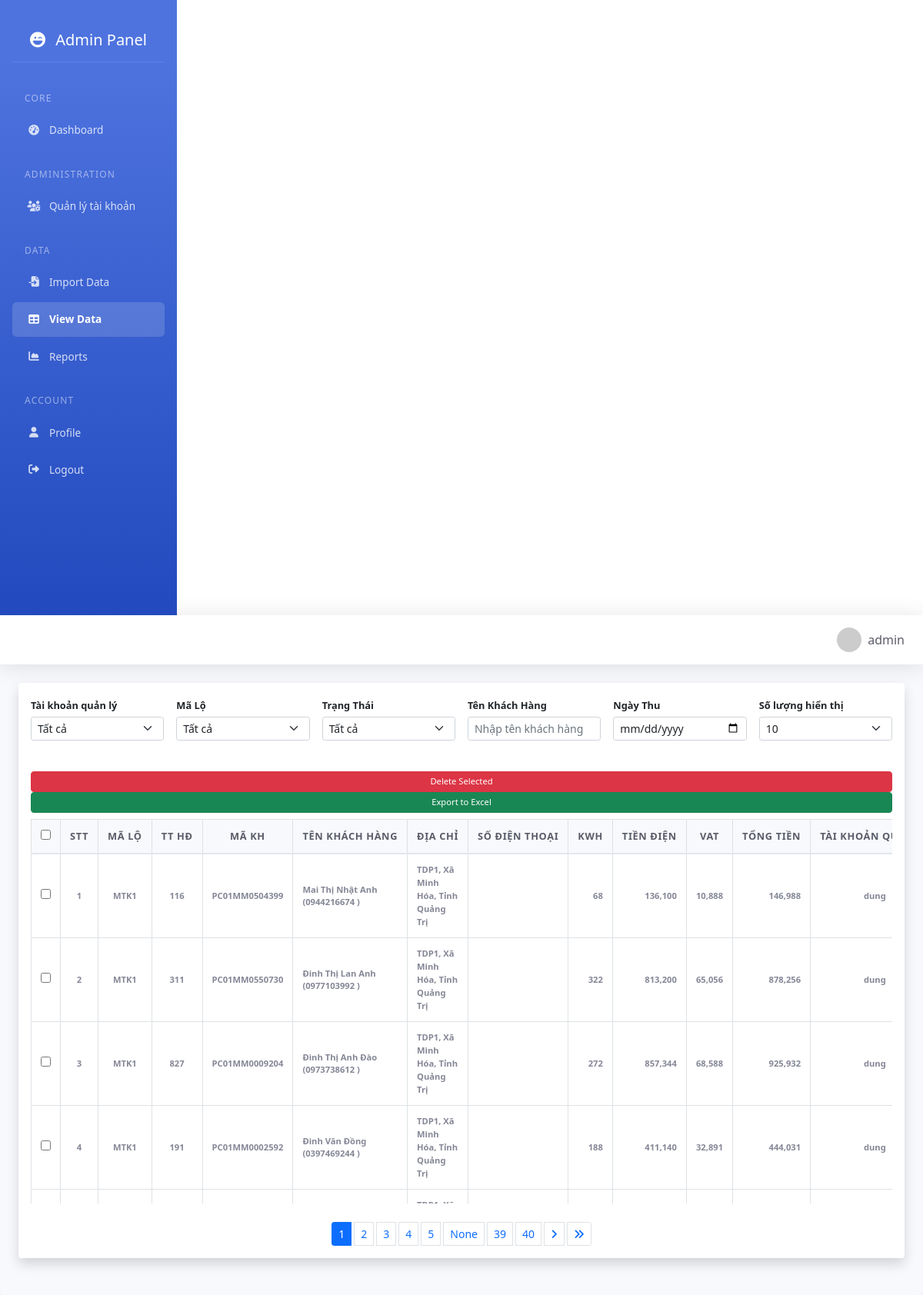
The page /data (signed in) on the database its author committed.
### app.py (models this page shows, shortened)
class User(db.Model):
    id = db.Column(db.Integer, primary_key=True)
    username = db.Column(db.String(80), unique=True, nullable=False)
    full_name = db.Column(db.String(100))  # Thêm trường Tên người dùng
    email = db.Column(db.String(120), unique=True, nullable=False)
    password_hash = db.Column(db.String(120), nullable=False)
    role = db.Column(db.String(20), default='user')  # Đảm bảo column này tồn tại
    is_active = db.Column(db.Boolean, default=True)
    manager_id = db.Column(db.Integer, db.ForeignKey('user.id'), nullable=True)
    subordinates = db.relationship('User',
                                 backref=db.backref('manager', remote_side=[id]),
                                 lazy='dynamic',
                                 foreign_keys=[manager_id])
    @property
    def is_admin(self):
        return self.role == 'admin'

class SalesData(db.Model):
    id = db.Column(db.Integer, primary_key=True)
    stt = db.Column(db.Integer)
    ma_lo = db.Column(db.String(20))
    tt_hd = db.Column(db.String(20))
    ma_khach_hang = db.Column(db.String(50))
    ten_khach_hang = db.Column(db.String(100), index=True)
    dia_chi = db.Column(db.String(200))
    so_dien_thoai = db.Column(db.String(20))  # Thêm cột số điện thoại
    kwh = db.Column(db.String(50))
    tien_dien = db.Column(db.Float)
    vat = db.Column(db.Float)
    tong_tien = db.Column(db.Float)
    tai_khoan_quan_ly = db.Column(db.String(80))  # Thêm trường này
    trang_thai = db.Column(db.String(50))
    ngay_thu = db.Column(db.DateTime, nullable=True)

### app.py (the view, shortened to what this page needs)
@app.route('/data', methods=['GET', 'POST'])
def view_data():
    if 'username' not in session:
        return redirect(url_for('login'))
    user = User.query.filter_by(username=session['username']).first()
    if user.is_admin:
        managers = User.query.filter_by(role='manager').all()
        users_list = []
        for manager in managers:
            users_list.append({
                'username': manager.username,
                'role': 'manager',
                'manager_username': None
            })
            for sub_user in manager.subordinates:
                users_list.append({
                    'username': sub_user.username,
                    'role': 'user',
                    'manager_username': manager.username
                })
        independent_users = User.query.filter(
            User.role == 'user',
            User.manager_id.is_(None)
        ).all()
        for ind_user in independent_users:
            users_list.append({
                'username': ind_user.username,
                'role': 'user',
                'manager_username': None
            })
    else:
        users_list = [{
            'username': user.username,
            'role': 'user',
            'manager_username': None
        }]
    page = request.args.get('page', 1, type=int)
    per_page = request.args.get('per_page', 10, type=int)
    search_user = request.args.get('search_user', '', type=str)
    search_ma_lo = request.args.get('search_ma_lo', '', type=str)
    search_trang_thai = request.args.get('search_trang_thai', '', type=str)
    search_ten_khach_hang = request.args.get('search_ten_khach_hang', '', type=str).strip()
    search_ngay_thu = request.args.get('search_ngay_thu', '', type=str)
    query = SalesData.query
    if search_ma_lo:
        query = query.filter(SalesData.ma_lo.like(f'%{search_ma_lo}%'))
    if search_trang_thai:
        query = query.filter(SalesData.trang_thai == search_trang_thai)
    if search_ten_khach_hang:
        search_pattern = '%'.join(search_ten_khach_hang)
        query = query.filter(SalesData.ten_khach_hang.ilike(f'%{search_pattern}%'))
    try:
        data = query.paginate(page=page, per_page=per_page, error_out=False)
        total_amount = query.with_entities(db.func.sum(SalesData.tong_tien)).scalar() or 0
        total_invoices = query.count()
        if user.is_admin:
            if search_user:  # Nếu đã chọn user cụ thể
                selected_user = User.query.filter_by(username=search_user).first()
                if selected_user:
                    if selected_user.role == 'manager':
                        subordinate_usernames = [u.username for u in selected_user.subordinates]
                        ma_lo_query = db.session.query(SalesData.ma_lo).distinct().filter(
                            SalesData.tai_khoan_quan_ly.in_(subordinate_usernames)
                        )
                    else:
                        ma_lo_query = db.session.query(SalesData.ma_lo).distinct().filter(
                            SalesData.tai_khoan_quan_ly == search_user
                        )
            else:
                ma_lo_query = db.session.query(SalesData.ma_lo).distinct()
        else:
            ma_lo_query = db.session.query(SalesData.ma_lo).distinct().filter(
                SalesData.tai_khoan_quan_ly == user.username
            )
        ma_lo_list = [item[0] for item in ma_lo_query.all()]
        return render_template('admin/view_data.html',
                         user=user,
                         users=users_list,
                         data=data,
                         search_user=search_user,
                         search_ma_lo=search_ma_lo,
                         ma_lo_list=ma_lo_list,
                         search_trang_thai=search_trang_thai,
                         search_ten_khach_hang=search_ten_khach_hang,
                         search_ngay_thu=search_ngay_thu,
                         total_amount=total_amount,
                         total_invoices=total_invoices,
                         per_page=per_page)
    except Exception as e:
        flash(f'Error loading data: {str(e)}', 'error')
        return redirect(url_for('dashboard'))

### app.py (called while the page is built)
@app.context_processor
def utility_processor():
    return {
        'datetime': datetime
    }

### templates/admin/view_data.html (shortened to what this page needs)
{% extends 'base.html' %}
{% block content %}
<div class="container-fluid">
    <div class="card shadow mb-4">
        <div class="card-body">
            <form method="GET" action="{{ url_for('view_data') }}" class="mb-4">
                <div class="row g-3">
                    {% if user.is_admin or user.is_manager %}
                    <div class="col-md-2">
                        <div class="form-group">
                            <label class="form-label fw-bold">Tài khoản quản lý</label>
                            <select name="search_user" class="form-select form-select-sm select2"
                                onchange="this.form.submit()">
                                {% if user.is_admin %}
                                <option value="">Tất cả</option>
                                {% endif %}
                            </select>
                        </div>
                    </div>
                    {% endif %}
                    <div class="col-md-2">
                        <div class="form-group">
                            <label class="form-label fw-bold">Mã Lộ</label>
                            <select name="search_ma_lo" class="form-select form-select-sm"
                                onchange="this.form.submit()">
                                <option value="">Tất cả</option>
                            </select>
                        </div>
                    </div>
                    <div class="col-md-2">
                        <div class="form-group">
                            <label class="form-label fw-bold">Trạng Thái</label>
                            <select name="search_trang_thai" class="form-select form-select-sm"
                                onchange="this.form.submit()">
                                <option value="">Tất cả</option>
                            </select>
                        </div>
                    </div>
                    <div class="col-md-2">
                        <div class="form-group">
                            <label class="form-label fw-bold">Tên Khách Hàng</label>
                            <input type="text" name="search_ten_khach_hang" class="form-control form-control-sm"
                                value="{{ search_ten_khach_hang }}" placeholder="Nhập tên khách hàng">
                        </div>
                    </div>
                    <div class="col-md-2">
                        <div class="form-group">
                            <label class="form-label fw-bold">Ngày Thu</label>
                            <input type="date" name="search_ngay_thu" class="form-control form-control-sm"
                                value="{{ search_ngay_thu or '' }}" onchange="this.form.submit()">
                        </div>
                    </div>
                    <div class="col-md-2">
                        <div class="form-group">
                            <label class="form-label fw-bold">Số lượng hiển thị</label>
                            <select name="per_page" class="form-select form-select-sm" onchange="this.form.submit()">
                                <option value="10" {% if per_page==10 %}selected{% endif %}>10</option>
                            </select>
                        </div>
                    </div>
                </div>
            </form>
            <form method="POST" id="deleteForm" class="mb-4">
                {% if user.is_admin or user.is_manager %}
                <div class="mb-2">
                    <button type="submit" class="btn btn-sm btn-danger" id="deleteButton">Delete Selected</button>
                    {% endif %}
                    <a href="{{ url_for('export_data', search_user=search_user, search_ma_lo=search_ma_lo, search_trang_thai=search_trang_thai, search_ten_khach_hang=search_ten_khach_hang, search_ngay_thu=search_ngay_thu) }}"
                        class="btn btn-sm btn-success ml-2">
                        Export to Excel
                    </a>
                </div>
                <div class="table-responsive">
                    <table class="table table-bordered table-sm table-mobile">
                        <thead class="table-light">
                            <tr class="text-center">
                                <th width="30px"><input type="checkbox" id="selectAll"></th>
                                <th width="20px">STT</th>
                                <th width="20px">Mã Lộ</th>
                                <th width="20px">TT HĐ</th>
                                <th>Mã KH</th>
                                <th>Tên Khách Hàng</th>
                                <th>Địa Chỉ</th>
                                <th>Số Điện Thoại</th>
                                <th>Kwh</th>
                                <th>Tiền Điện</th>
                                <th>VAT</th>
                                <th>Tổng Tiền</th>
                                <th>Tài Khoản Quản Lý</th>
                            </tr>
                        </thead>
                        <tbody>
                            {% for row in data.items %}
                            <tr>
                                <td class="text-center"><input type="checkbox" name="selected_ids" value="{{ row.id }}"
                                        class="checkbox-item"></td>
                                <td class="text-center">{{ row.stt }}</td>
                                <td class="text-center">{{ row.ma_lo }}</td>
                                <td class="text-center">{{ row.tt_hd }}</td>
                                <td class="text-center">{{ row.ma_khach_hang }}</td>
                                <td>{{ row.ten_khach_hang }}</td>
                                <td>{{ row.dia_chi }}</td>
                                <td class="text-center">{{ row.so_dien_thoai if row.so_dien_thoai is defined else '' }}
                                </td>
                                <td class="text-end">{{ row.kwh }}</td>
                                <td class="text-end">{{ "{:,.0f}".format(row.tien_dien) }}</td>
                                <td class="text-end">{{ "{:,.0f}".format(row.vat) }}</td>
                                <td class="text-end">{{ "{:,.0f}".format(row.tong_tien) }}</td>
                                <td class="text-center">{{ row.tai_khoan_quan_ly }}</td>
                            </tr>
                            {% endfor %}
                        </tbody>
                    </table>
                </div>
            </form>
            <nav aria-label="Page navigation" class="mt-3">
                <ul class="pagination pagination-sm justify-content-center">
                    {% for page_num in data.iter_pages() %}
                    <li class="page-item {% if page_num == data.page %}active{% endif %}">
                        <a class="page-link"
                            href="{{ url_for('view_data', page=page_num, per_page=per_page, search_user=search_user, search_ma_lo=search_ma_lo, search_trang_thai=search_trang_thai) }}">{{
                            page_num }}</a>
                    </li>
                    {% endfor %}
                    {% if data.has_next %}
                    <li class="page-item">
                        <a class="page-link"
                            href="{{ url_for('view_data', page=data.next_num, per_page=per_page, search_user=search_user, search_ma_lo=search_ma_lo, search_trang_thai=search_trang_thai) }}">
                            <i class="fas fa-angle-right"></i>
                        </a>
                    </li>
                    <li class="page-item">
                        <a class="page-link"
                            href="{{ url_for('view_data', page=data.pages, per_page=per_page, search_user=search_user, search_ma_lo=search_ma_lo, search_trang_thai=search_trang_thai) }}">
                            <i class="fas fa-angle-double-right"></i>
                        </a>
                    </li>
                    {% endif %}
                </ul>
            </nav>
        </div>
    </div>
</div>
{% endblock %}

### templates/base.html (style rules this page uses)
:root { --primary-color: #4e73df; --secondary-color: #858796; --success-color: #1cc88a; --info-color: #36b9cc; --warning-color: #f6c23e; --danger-color: #e74a3b; --light-color: #f8f9fc; --dark-color: #5a5c69; }
.table { margin-bottom: 0; }
.table thead th { background-color: var(--light-color); border-bottom: 2px solid #e3e6f0; font-weight: 700; font-size: 0.8rem; text-transform: uppercase; letter-spacing: 0.05em; color: var(--dark-color); padding: 0.75rem; }
.table td { vertical-align: middle; font-size: 0.9rem; padding: 0.75rem; color: var(--secondary-color); }
.btn { font-size: 0.85rem; padding: 0.375rem 0.75rem; border-radius: 0.35rem; font-weight: 500; }
.btn-sm { padding: 0.25rem 0.5rem; font-size: 0.75rem; }

### templates/admin/view_data.html (style rules this page uses)
.card { border: none; box-shadow: 0 0.15rem 1.75rem 0 rgba(58, 59, 69, 0.1); }
.card-body { padding: 1rem; }
.form-group { margin-bottom: 1rem; }
.form-label { font-size: 0.8rem; margin-bottom: 0.3rem; }
.table-responsive { overflow-x: auto; -webkit-overflow-scrolling: touch; }
.table { width: 100%; margin-bottom: 0; font-size: 0.875rem; }
.table th { white-space: nowrap; background-color: #f8f9fc; vertical-align: middle; }
.table td { vertical-align: middle; font-size: 0.7rem; font-weight: 700; }
.btn-sm { padding: 0.25rem 0.5rem; font-size: 0.7rem; }
.btn-sm { padding: 0.25rem 0.5rem; font-size: 0.7rem; display: inline-flex; align-items: center; gap: 0.25rem; border-radius: 4px; min-width: 85px; }
@media (max-width: 1400px) { .btn-sm { width: 100%; justify-content: center; min-width: unset; } }
.pagination { margin: 0; flex-wrap: wrap; gap: 0.25rem; }
.page-link { padding: 0.375rem 0.75rem; font-size: 0.875rem; }
@media (min-width: 768px) { .table-responsive { max-height: calc(100vh - 300px); } }
@media (min-width: 768px) { .table thead th { position: sticky; top: 0; z-index: 1; background: #f8f9fc; } }

### rows shown on the page
SalesData: stt "1", ma_lo "MTK1", tt_hd "116", ma_khach_hang "PC01MM0504399", ten_khach_hang "Mai Thị Nhật Anh (0944216674 )", dia_chi "TDP1, Xã Minh Hóa, Tỉnh Quảng Trị", kwh "68", tien_dien "136,100", vat "10,888", tong_tien "146,988", tai_khoan_quan_ly "dung"
SalesData: stt "2", ma_lo "MTK1", tt_hd "311", ma_khach_hang "PC01MM0550730", ten_khach_hang "Đinh Thị Lan Anh (0977103992 )", dia_chi "TDP1, Xã Minh Hóa, Tỉnh Quảng Trị", kwh "322", tien_dien "813,200", vat "65,056", tong_tien "878,256", tai_khoan_quan_ly "dung"
SalesData: stt "3", ma_lo "MTK1", tt_hd "827", ma_khach_hang "PC01MM0009204", ten_khach_hang "Đinh Thị Anh Đào (0973738612 )", dia_chi "TDP1, Xã Minh Hóa, Tỉnh Quảng Trị", kwh "272", tien_dien "857,344", vat "68,588", tong_tien "925,932", tai_khoan_quan_ly "dung"
SalesData: stt "4", ma_lo "MTK1", tt_hd "191", ma_khach_hang "PC01MM0002592", ten_khach_hang "Đinh Văn Đồng (0397469244 )", dia_chi "TDP1, Xã Minh Hóa, Tỉnh Quảng Trị", kwh "188", tien_dien "411,140", vat "32,891", tong_tien "444,031", tai_khoan_quan_ly "dung"

### other values the page prints
{{ session['username'] }} "admin"
{{ page_num }} "1" "2" "3" "4" "5" "None" "39" "40"
